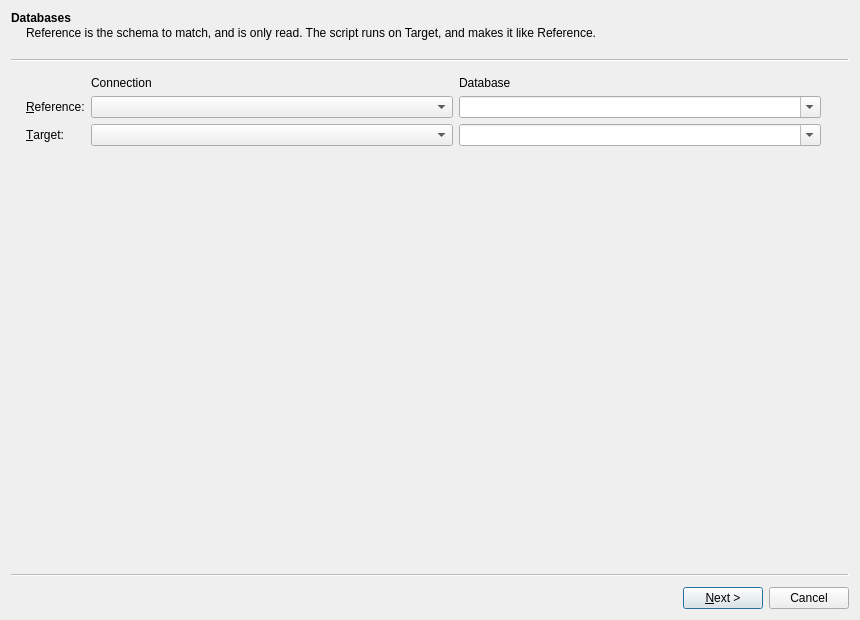
<?xml version="1.0" encoding="UTF-8"?>
<ui version="4.0">
 <class>SchemaDiffWizard</class>
 <widget class="QWizard" name="SchemaDiffWizard">
  <property name="geometry">
   <rect>
    <x>0</x>
    <y>0</y>
    <width>860</width>
    <height>620</height>
   </rect>
  </property>
  <property name="windowTitle">
   <string>Compare Schemas</string>
  </property>
  <property name="options">
   <set>QWizard::NoBackButtonOnStartPage|QWizard::NoCancelButtonOnLastPage</set>
  </property>
  <widget class="slonisko::DocGenPage" name="connectionsPage">
   <property name="title">
    <string>Databases</string>
   </property>
   <property name="subTitle">
    <string>Reference is the schema to match, and is only read. The script runs on Target, and makes it like Reference.</string>
   </property>
   <layout class="QVBoxLayout" name="connectionsLayout">
    <item>
     <layout class="QGridLayout" name="connectionsGrid">
      <item row="0" column="1">
       <widget class="QLabel" name="connectionHeader">
        <property name="text">
         <string>Connection</string>
        </property>
       </widget>
      </item>
      <item row="0" column="2">
       <widget class="QLabel" name="databaseHeader">
        <property name="text">
         <string>Database</string>
        </property>
       </widget>
      </item>
      <item row="1" column="0">
       <widget class="QLabel" name="referenceLabel">
        <property name="text">
         <string>&amp;Reference:</string>
        </property>
        <property name="buddy">
         <cstring>referenceProfile</cstring>
        </property>
       </widget>
      </item>
      <item row="1" column="1">
       <widget class="QComboBox" name="referenceProfile">
        <property name="sizePolicy">
         <sizepolicy hsizetype="Expanding" vsizetype="Fixed">
          <horstretch>1</horstretch>
          <verstretch>0</verstretch>
         </sizepolicy>
        </property>
       </widget>
      </item>
      <item row="1" column="2">
       <widget class="QComboBox" name="referenceDatabase">
        <property name="sizePolicy">
         <sizepolicy hsizetype="Expanding" vsizetype="Fixed">
          <horstretch>1</horstretch>
          <verstretch>0</verstretch>
         </sizepolicy>
        </property>
        <property name="editable">
         <bool>true</bool>
        </property>
       </widget>
      </item>
      <item row="1" column="3">
       <widget class="QLabel" name="referenceState"/>
      </item>
      <item row="2" column="0">
       <widget class="QLabel" name="targetLabel">
        <property name="text">
         <string>&amp;Target:</string>
        </property>
        <property name="buddy">
         <cstring>targetProfile</cstring>
        </property>
       </widget>
      </item>
      <item row="2" column="1">
       <widget class="QComboBox" name="targetProfile">
        <property name="sizePolicy">
         <sizepolicy hsizetype="Expanding" vsizetype="Fixed">
          <horstretch>1</horstretch>
          <verstretch>0</verstretch>
         </sizepolicy>
        </property>
       </widget>
      </item>
      <item row="2" column="2">
       <widget class="QComboBox" name="targetDatabase">
        <property name="sizePolicy">
         <sizepolicy hsizetype="Expanding" vsizetype="Fixed">
          <horstretch>1</horstretch>
          <verstretch>0</verstretch>
         </sizepolicy>
        </property>
        <property name="editable">
         <bool>true</bool>
        </property>
       </widget>
      </item>
      <item row="2" column="3">
       <widget class="QLabel" name="targetState"/>
      </item>
     </layout>
    </item>
    <item>
     <widget class="slonisko::CalloutLabel" name="connectionsStatus">
      <property name="wordWrap">
       <bool>true</bool>
      </property>
     </widget>
    </item>
    <item>
     <spacer name="connectionsSpacer">
      <property name="orientation">
       <enum>Qt::Vertical</enum>
      </property>
     </spacer>
    </item>
   </layout>
  </widget>
  <widget class="slonisko::DocGenPage" name="schemasPage">
   <property name="title">
    <string>Schemas</string>
   </property>
   <property name="subTitle">
    <string>Which schemas to compare, of either database.</string>
   </property>
   <layout class="QVBoxLayout" name="schemasLayout">
    <item>
     <widget class="QListWidget" name="schemas"/>
    </item>
    <item>
     <layout class="QHBoxLayout" name="schemaButtonsLayout">
      <item>
       <widget class="QPushButton" name="allSchemas">
        <property name="text">
         <string>&amp;All</string>
        </property>
       </widget>
      </item>
      <item>
       <widget class="QPushButton" name="noSchemas">
        <property name="text">
         <string>&amp;None</string>
        </property>
       </widget>
      </item>
      <item>
       <widget class="slonisko::CalloutLabel" name="schemasStatus">
        <property name="wordWrap">
         <bool>true</bool>
        </property>
        <property name="sizePolicy">
         <sizepolicy hsizetype="Expanding" vsizetype="Preferred">
          <horstretch>0</horstretch>
          <verstretch>0</verstretch>
         </sizepolicy>
        </property>
        <property name="alignment">
         <set>Qt::AlignRight|Qt::AlignVCenter</set>
        </property>
       </widget>
      </item>
     </layout>
    </item>
   </layout>
  </widget>
  <widget class="slonisko::DocGenPage" name="resultPage">
   <property name="title">
    <string>Differences</string>
   </property>
   <property name="subTitle">
    <string>What differs, and the script that makes Target like Reference. Read it before running it.</string>
   </property>
   <layout class="QVBoxLayout" name="resultLayout">
    <item>
     <widget class="slonisko::CalloutLabel" name="status">
      <property name="wordWrap">
       <bool>true</bool>
      </property>
     </widget>
    </item>
    <item>
     <widget class="QSplitter" name="resultSplitter">
      <property name="orientation">
       <enum>Qt::Vertical</enum>
      </property>
      <property name="childrenCollapsible">
       <bool>false</bool>
      </property>
      <widget class="QTreeWidget" name="changes">
       <property name="rootIsDecorated">
        <bool>false</bool>
       </property>
       <property name="uniformRowHeights">
        <bool>true</bool>
       </property>
       <property name="sortingEnabled">
        <bool>false</bool>
       </property>
       <column>
        <property name="text">
         <string>Change</string>
        </property>
       </column>
       <column>
        <property name="text">
         <string>Object</string>
        </property>
       </column>
       <column>
        <property name="text">
         <string>Details</string>
        </property>
       </column>
       <column>
        <property name="text">
         <string>Hazards</string>
        </property>
       </column>
      </widget>
      <widget class="slonisko::SqlEditor" name="script"/>
     </widget>
    </item>
    <item>
     <layout class="QHBoxLayout" name="scriptOptionsLayout">
      <item>
       <widget class="QCheckBox" name="transaction">
        <property name="text">
         <string>In one t&amp;ransaction</string>
        </property>
        <property name="checked">
         <bool>true</bool>
        </property>
       </widget>
      </item>
      <item>
       <widget class="QCheckBox" name="concurrentIndexes">
        <property name="text">
         <string>Build indexes &amp;concurrently</string>
        </property>
        <property name="toolTip">
         <string>CREATE INDEX CONCURRENTLY on existing tables lets writes go on, but cannot run in a transaction</string>
        </property>
       </widget>
      </item>
      <item>
       <spacer name="scriptSpacer">
        <property name="orientation">
         <enum>Qt::Horizontal</enum>
        </property>
       </spacer>
      </item>
      <item>
       <widget class="QPushButton" name="openInEditor">
        <property name="text">
         <string>Open in SQL &amp;Editor</string>
        </property>
        <property name="toolTip">
         <string>A new editor on Target, with the script in it, to review and run</string>
        </property>
       </widget>
      </item>
      <item>
       <widget class="QPushButton" name="saveScript">
        <property name="text">
         <string>&amp;Save…</string>
        </property>
       </widget>
      </item>
      <item>
       <widget class="QPushButton" name="copyScript">
        <property name="text">
         <string>C&amp;opy</string>
        </property>
       </widget>
      </item>
     </layout>
    </item>
   </layout>
  </widget>
 </widget>
 <customwidgets>
  <customwidget>
   <class>slonisko::CalloutLabel</class>
   <extends>QLabel</extends>
   <header>CalloutLabel.h</header>
  </customwidget>
  <customwidget>
   <class>slonisko::SqlEditor</class>
   <extends>QWidget</extends>
   <header>SqlEditor.h</header>
  </customwidget>
  <customwidget>
   <class>slonisko::DocGenPage</class>
   <extends>QWizardPage</extends>
   <header>DocGenWizard.h</header>
   <container>1</container>
  </customwidget>
 </customwidgets>
 <resources/>
 <connections/>
</ui>
